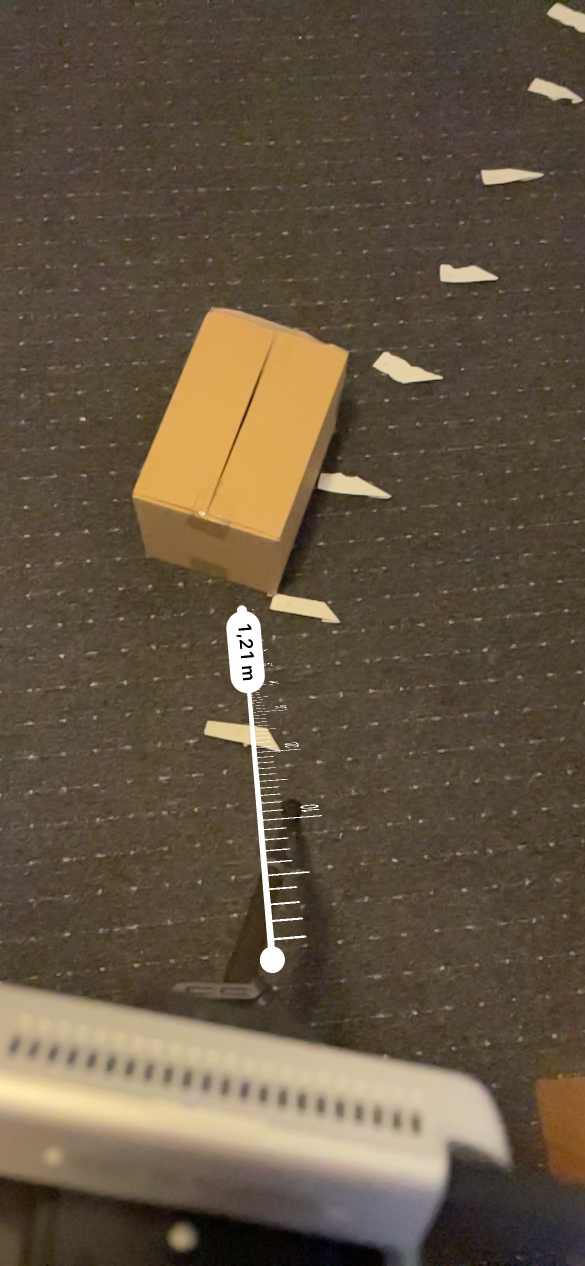
#> input picture DataTestReults/LabTest/Materials/distance_1_1_21_m.JPG, 1170 x 2532 px (shown at 1/2 size)
$ python -i main_controller_detect_orientation.py   (imports and definitions only)
#> lines starting #> are read from the running program, lines starting #| are printed output that depends on the picture; after the words box and inside, x2 and y2 are one past the last pixel; in counts of white or black regions, pixels touching at a corner belong together
#> further down, picture is the input picture: shape (2532, 1170, 3); mean B, G, R 65.5, 84.7, 99.3
import cv2
import math
import numpy as np
from Development.DetectArrow import get_arrow_on_top
from Development.DetectArrow import get_arrow_front
from Development.MainDetection.data_read_write import write_data_for_angle

def gradient(pt1, pt2):
    return (pt2[1] - pt1[1]) / (pt2[0] - pt1[0])
def get_orinatation_0_180_2nd_version(c, img, c_front, file_path_read_data, num_boxs= None):

    path_for_data_raed_angle = file_path_read_data["angle_data_path"]

    # need to see
    # TODO : NEED TO SEE TO GET ANGLE
    #https://stackoverflow.com/questions/64860785/opencv-using-canny-and-shi-tomasi-to-detect-round-corners-of-a-playing-card
    ## Get only rectangles given exceeding area
    approx = cv2.approxPolyDP(c,0.01 * cv2.arcLength(c, True), True)
    tmp_img = img.copy()

    # [22 lines of commented-out code are left out]
    tmp_img = img.copy()
    x, y, w, h = cv2.boundingRect(c)
    # crop image for detect arrow on top
    detect_center_x = x
    detect_center_y = y
    detect_center_w = w
    detect_center_h = h
    arrow_detect_image = tmp_img[y:(y+h), x:(x+w)]
    # [25 lines of commented-out code are left out]
    tmp_img = img.copy()
    extLeft = tuple(c[c[:, :, 0].argmin()][0])
    extRight = tuple(c[c[:, :, 0].argmax()][0])
    extTop = tuple(c[c[:, :, 1].argmin()][0])
    extBot = tuple(c[c[:, :, 1].argmax()][0])

    #red
    cv2.circle(tmp_img, extLeft, 8, (0, 0, 170), -1)
    #green
    cv2.circle(tmp_img, extRight, 8, (0, 170, 0), -1)
    #blue
    cv2.circle(tmp_img, extTop, 8, (170, 0, 0), -1)
    #grey
    cv2.circle(tmp_img, extBot, 8, (85, 85, 85), -1)

    # print("Corner Points: ", extLeft, extRight, extTop, extBot)

    ###### Start Calculation ########################


    # step 01 : Check arrow on top or not
    result_for_top_arrow = __get_arrow_on_top(arrow_detect_image, c, file_path_read_data, tmp_img)
    # result_for_top_arrow = __get_arrow_on_front(arrow_detect_image_front, c)

    # calculate center and draw
    center_x = int((detect_center_x + (detect_center_x+detect_center_w))/2)
    center_y = int((detect_center_y + (detect_center_y+detect_center_h))/2)
    cv2.circle(tmp_img, [center_x,center_y], 10, (255, 255, 0), cv2.FILLED)

    # calculate thrid point
    pt3 = [(x+w), center_y]
    cv2.circle(tmp_img, pt3, 10, (153, 51, 255), cv2.FILLED)

    # all point for calculate angle
    pt1 = [center_x, center_y]
    pt2 = extTop

    try:
        # draw line to visulize
        cv2.line(tmp_img, extLeft, extBot, (0, 0, 128),2)
        cv2.line(tmp_img, extLeft, extTop, (0, 0,128),2)
        cv2.line(tmp_img, extRight, extBot, (0, 0, 128),2)
        cv2.line(tmp_img, extRight, extTop, (0, 0, 128),2)
        cv2.line(tmp_img, pt1, pt3, (0, 0, 255), 2)
        cv2.line(tmp_img, pt1, pt2, (0, 0, 255), 2)


    except:
        pass


    # calculate angle
    m1 = gradient(pt1, pt2)
    m2 = gradient(pt1, pt3)
    angR = math.atan((m2 - m1) / (1 + (m2 * m1)))

    # sometimes here come float none
    try:
        angD = round(math.degrees(angR))
    except:
        angD = 0

    if angD < 0:
        angD = 180 - abs(angD)

    angle = angD

    write_data_for_angle(data=angle, file_path=path_for_data_raed_angle)

    label = "Ori : "+ str(angle)

    cv2.putText(tmp_img, label, (20, 30),
               cv2.FONT_HERSHEY_SIMPLEX,1, (24, 24, 228), 4, cv2.LINE_AA)

    name_of_window = 'Detect angel of box number '+str(num_boxs)
    cv2.imshow(name_of_window, tmp_img)


# [85 lines left out: functions __get_arrow_on_top, __get_arrow_on_front, get_orinatation_0_180, not called in this run]

def __get_angle(image, x1y1=None, x2y2=None, file_path_read_data = None, num_boxes = None):

    """
    lower_hsv = [0, 70, 56]
    upper_hsv = [22, 251, 152]
    :param image:
    :param x1y1:
    :param x2y2:
    :return:
    """


    try:
        # crop = image[x1y1[1]:x2y2[1], x1y1[0]:x2y2[0]]
        crop = image[x1y1[1]-15:x2y2[1]-15, x1y1[0]-15:x2y2[0]+15]

        hsv = cv2.cvtColor(crop, cv2.COLOR_BGR2HSV)
        # mask = cv2.inRange(hsv, (0, 70, 56), (22, 251, 152))
        mask = cv2.inRange(hsv, (0, 37, 143), (23, 113, 255))
        mask_front = cv2.inRange(hsv, (0, 17, 70), (23, 139, 160))

        # output = cv2.bitwise_and(crop, crop, mask=mask)
        ret, thresh = cv2.threshold(mask, 40, 255, 0)
        ret, thresh_front = cv2.threshold(mask_front, 40, 255, 0)

        contours, hierarchy = cv2.findContours(thresh, cv2.RETR_EXTERNAL, cv2.CHAIN_APPROX_NONE)
        contours_front, hierarchy = cv2.findContours(thresh_front, cv2.RETR_EXTERNAL, cv2.CHAIN_APPROX_NONE)

        if len(contours) != 0:
            # find the biggest countour (c) by the area
            c = max(contours, key=cv2.contourArea)
            c_front = max(contours_front, key=cv2.contourArea)
            # cv2.drawContours(output, c, -1, 255, 3)
            # cv2.drawContours(image, [c], -1, (0, 255, 0), 3)
            # cv2.drawContours(image, [c_front], -1, (183, 33, 133), 3)

            get_orinatation_0_180_2nd_version(c, crop, file_path_read_data, num_boxs=num_boxes)

        # cv2.imshow("Result", np.hstack([crop, output]))
        # cv2.imshow("Result", image)
    except:
        print("Wait for calculate angle")

        try:

            crop = image[x1y1[1]:x2y2[1], x1y1[0]:x2y2[0]]

            hsv = cv2.cvtColor(crop, cv2.COLOR_BGR2HSV)
            # mask = cv2.inRange(hsv, (0, 70, 56), (22, 251, 152))
            mask = cv2.inRange(hsv, (0, 37, 143), (23, 113, 255))
            mask_front = cv2.inRange(hsv, (0, 17, 70), (23, 139, 160))

            # output = cv2.bitwise_and(crop, crop, mask=mask)
            ret, thresh = cv2.threshold(mask, 40, 255, 0)
            ret, thresh_front = cv2.threshold(mask_front, 40, 255, 0)

            contours, hierarchy = cv2.findContours(thresh, cv2.RETR_EXTERNAL, cv2.CHAIN_APPROX_NONE)
            contours_front, hierarchy = cv2.findContours(thresh_front, cv2.RETR_EXTERNAL, cv2.CHAIN_APPROX_NONE)

            if len(contours) != 0:
                # find the biggest countour (c) by the area
                c = max(contours, key=cv2.contourArea)
                c_front = max(contours_front, key=cv2.contourArea)
                # cv2.drawContours(output, c, -1, 255, 3)
                # cv2.drawContours(image, [c], -1, (0, 255, 0), 3)
                # cv2.drawContours(image, [c_front], -1, (183, 33, 133), 3)

                get_orinatation_0_180_2nd_version(c, crop, c_front, file_path_read_data, num_boxs=num_boxes)
            # cv2.imshow("Result", image)

        except:
            crop = image

            hsv = cv2.cvtColor(crop, cv2.COLOR_BGR2HSV)
#> hsv: shape (2532, 1170, 3); mean H, S, V 19.8, 87.9, 99.5
            # mask = cv2.inRange(hsv, (0, 70, 56), (22, 251, 152))
            mask = cv2.inRange(hsv, (0, 37, 143), (23, 113, 255))
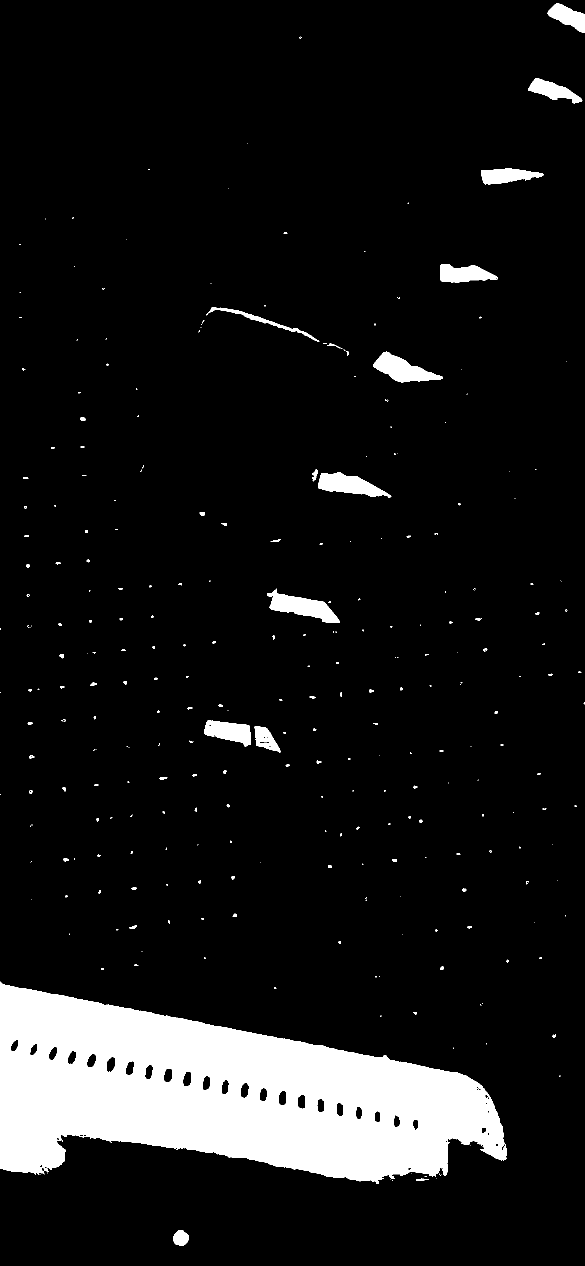
#> mask: shape (2532, 1170) (shown at 1/2 size); 9.5% white; 302 white regions (205 under 20 px), largest, box (x1, y1, x2, y2) and area: (0, 1963, 1013, 2368) 246810, (534, 1177, 680, 1246) 4400, (746, 703, 886, 766) 4119
            mask_front = cv2.inRange(hsv, (0, 17, 70), (23, 139, 160))
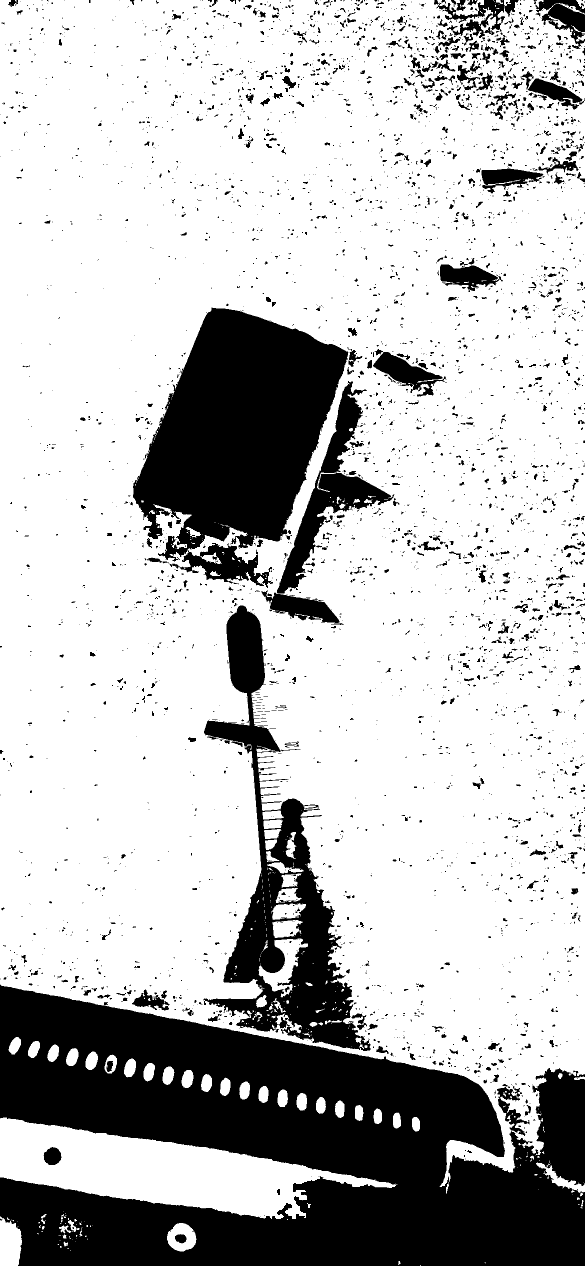
#> mask_front: shape (2532, 1170) (shown at 1/2 size); 74.6% white; 4189 black regions (3388 under 20 px)

            # output = cv2.bitwise_and(crop, crop, mask=mask)
            ret, thresh = cv2.threshold(mask, 40, 255, 0)
            ret, thresh_front = cv2.threshold(mask_front, 40, 255, 0)

            contours, hierarchy = cv2.findContours(thresh, cv2.RETR_EXTERNAL, cv2.CHAIN_APPROX_NONE)
#> contours = 302 contours, 246 with area under 20; largest, box (x1, y1, x2, y2) and area: (0, 1963, 1013, 2368) 252617, (534, 1177, 680, 1246) 4225, (746, 703, 886, 766) 3974, (636, 945, 783, 996) 3776, (408, 1441, 502, 1493) 2992
            contours_front, hierarchy = cv2.findContours(thresh_front, cv2.RETR_EXTERNAL, cv2.CHAIN_APPROX_NONE)
#> contours_front = 153 contours, 108 with area under 20; largest, box (x1, y1, x2, y2) and area: (0, 0, 1170, 2388) 2435202, (0, 2235, 795, 2438) 74386, (0, 2432, 44, 2532) 3400, (334, 2446, 393, 2503) 2438, (1072, 2325, 1170, 2386) 1295

            if len(contours) != 0:
                # find the biggest countour (c) by the area
                c = max(contours, key=cv2.contourArea)
#> c = contour of 2924 points, box (x1, y1, x2, y2) (0, 1963, 1013, 2368), area 252617
                c_front = max(contours_front, key=cv2.contourArea)
#> c_front = contour of 9251 points, box (x1, y1, x2, y2) (0, 0, 1170, 2388), area 2435202
                # cv2.drawContours(output, c, -1, 255, 3)
                # cv2.drawContours(image, [c], -1, (0, 255, 0), 3)
                # cv2.drawContours(image, [c_front], -1, (183, 33, 133), 3)

                get_orinatation_0_180_2nd_version(c, crop, c_front, file_path_read_data, num_boxs=num_boxes)
            # cv2.imshow("Result", image)

>>> import cv2
>>> picture = cv2.imread('../../../DataTestReults/LabTest/Materials/distance_1_1_21_m.JPG')
#> (the run stopped early here; a loop or call above may not have finished)

$ run again, on DataTestReults/LabTest/Materials/distance_2_1_43_m.JPG
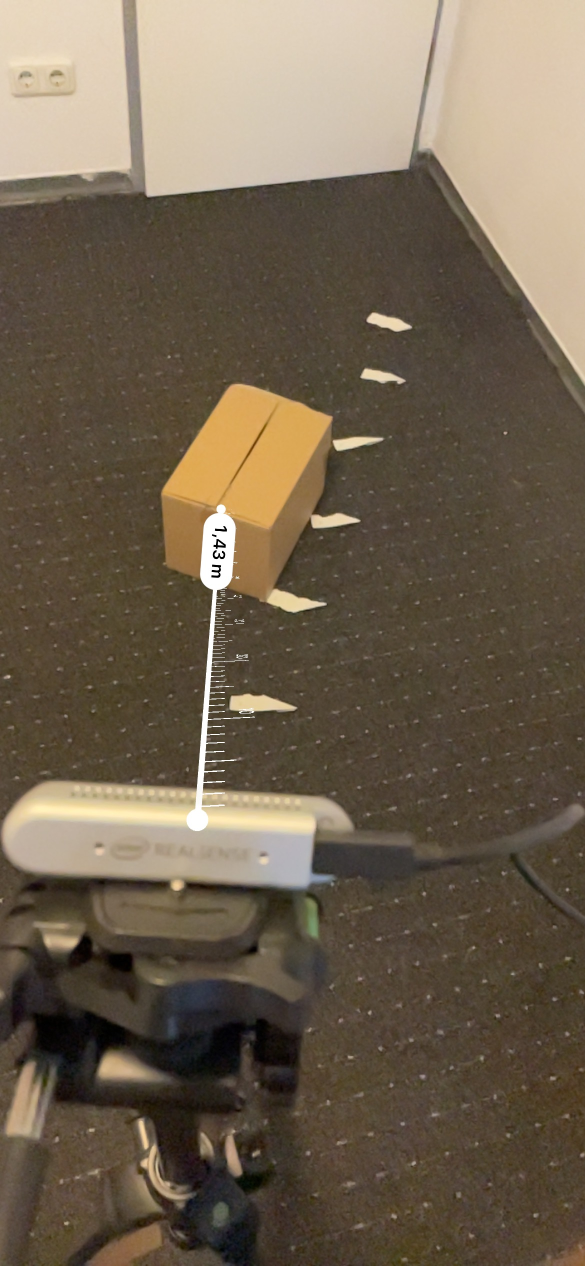
#> input picture DataTestReults/LabTest/Materials/distance_2_1_43_m.JPG, 1170 x 2532 px (shown at 1/2 size)
#> picture is the input picture: shape (2532, 1170, 3); mean B, G, R 79, 97.6, 111.5
#> hsv: shape (2532, 1170, 3); mean H, S, V 19.6, 81.6, 111.6
#> in __get_angle, `mask = cv2.inRange(hsv, (0, 37, 143), (23, 113, 255))`:
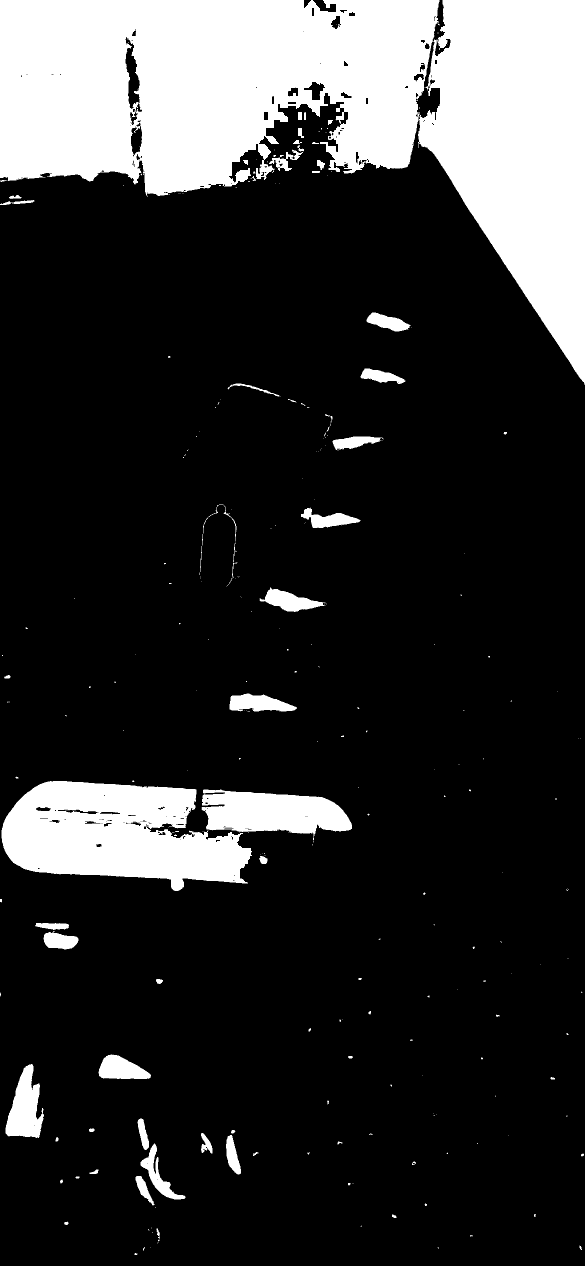
#> mask: shape (2532, 1170) (shown at 1/2 size); 19.2% white; 271 white regions (200 under 20 px), largest, box (x1, y1, x2, y2) and area: (0, 0, 1170, 770) 438099, (3, 1562, 704, 1782) 93551, (11, 2128, 88, 2276) 6829
#> in __get_angle, `mask_front = cv2.inRange(hsv, (0, 17, 70), (23, 139, 160))`:
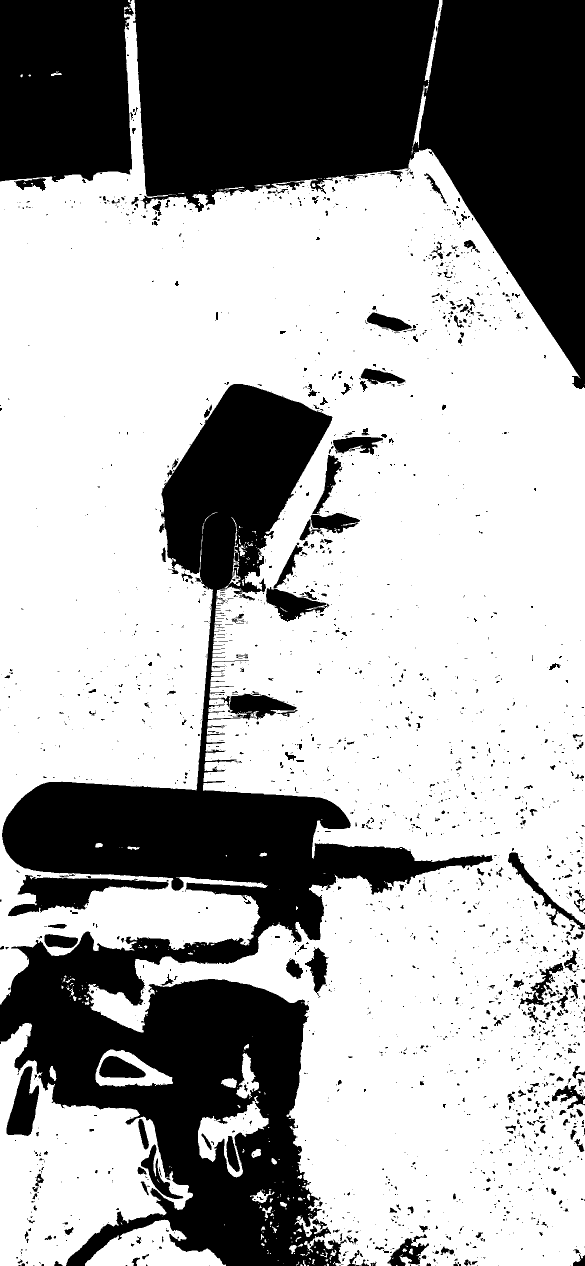
#> mask_front: shape (2532, 1170) (shown at 1/2 size); 65.6% white; 2439 black regions (1969 under 20 px)
#> contours = 261 contours, 213 with area under 20; largest, box (x1, y1, x2, y2) and area: (0, 0, 1170, 770) 441880, (3, 1562, 704, 1782) 93674, (11, 2128, 88, 2276) 6608, (197, 2109, 302, 2158) 3358, (459, 1387, 594, 1423) 3144
#> contours_front = 311 contours, 261 with area under 20; largest, box (x1, y1, x2, y2) and area: (0, 0, 1170, 2532) 1873168, (0, 2046, 386, 2532) 98588, (170, 2439, 452, 2532) 13544, (396, 2202, 538, 2355) 8751, (191, 2099, 346, 2173) 7300
#> c = contour of 6259 points, box (x1, y1, x2, y2) (0, 0, 1170, 770), area 441880
#> c_front = contour of 20046 points, box (x1, y1, x2, y2) (0, 0, 1170, 2532), area 1873168
